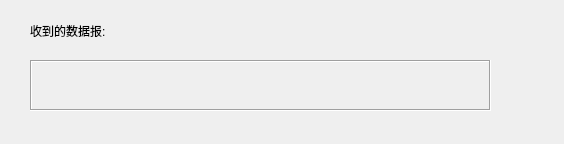
<?xml version="1.0" encoding="UTF-8"?>
<ui version="4.0">
 <class>Widget</class>
 <widget class="QWidget" name="Widget">
  <property name="geometry">
   <rect>
    <x>0</x>
    <y>0</y>
    <width>564</width>
    <height>144</height>
   </rect>
  </property>
  <property name="windowTitle">
   <string>Widget</string>
  </property>
  <widget class="QLabel" name="label">
   <property name="geometry">
    <rect>
     <x>30</x>
     <y>10</y>
     <width>111</width>
     <height>41</height>
    </rect>
   </property>
   <property name="text">
    <string>收到的数据报:</string>
   </property>
  </widget>
  <widget class="QLabel" name="label_2">
   <property name="geometry">
    <rect>
     <x>30</x>
     <y>60</y>
     <width>461</width>
     <height>51</height>
    </rect>
   </property>
   <property name="frameShape">
    <enum>QFrame::Box</enum>
   </property>
   <property name="frameShadow">
    <enum>QFrame::Sunken</enum>
   </property>
   <property name="text">
    <string/>
   </property>
  </widget>
 </widget>
 <layoutdefault spacing="6" margin="11"/>
 <resources/>
 <connections/>
</ui>
